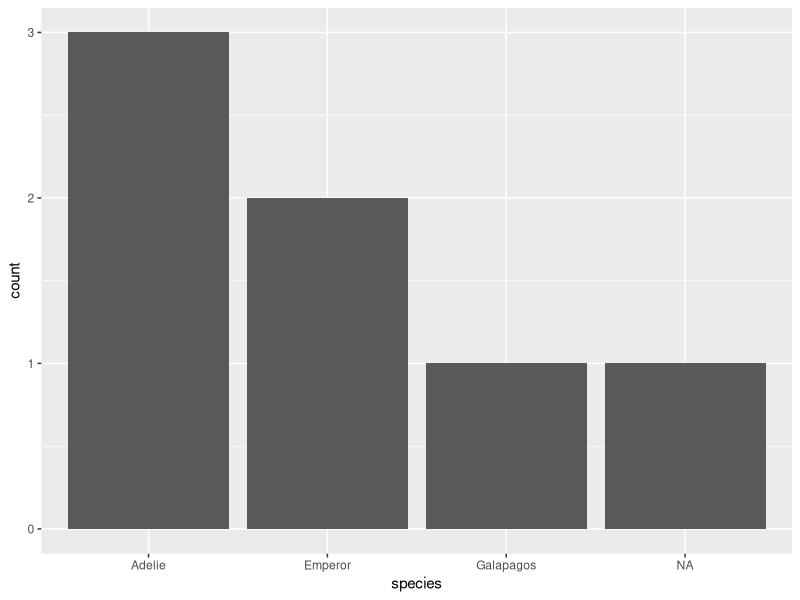

Generate this figure with R:
## ---- chunk 1
1 + 1
library(tidyverse)
library(palmerpenguins)
## ---- chunk 2
species <- c("Adelie", "Galapagos", "Emperor", "Emperor", "Adelie", "Adelie", NA)

table(species)
## ---- chunk 3
ggplot() +
  geom_bar(mapping = aes(x=species))
